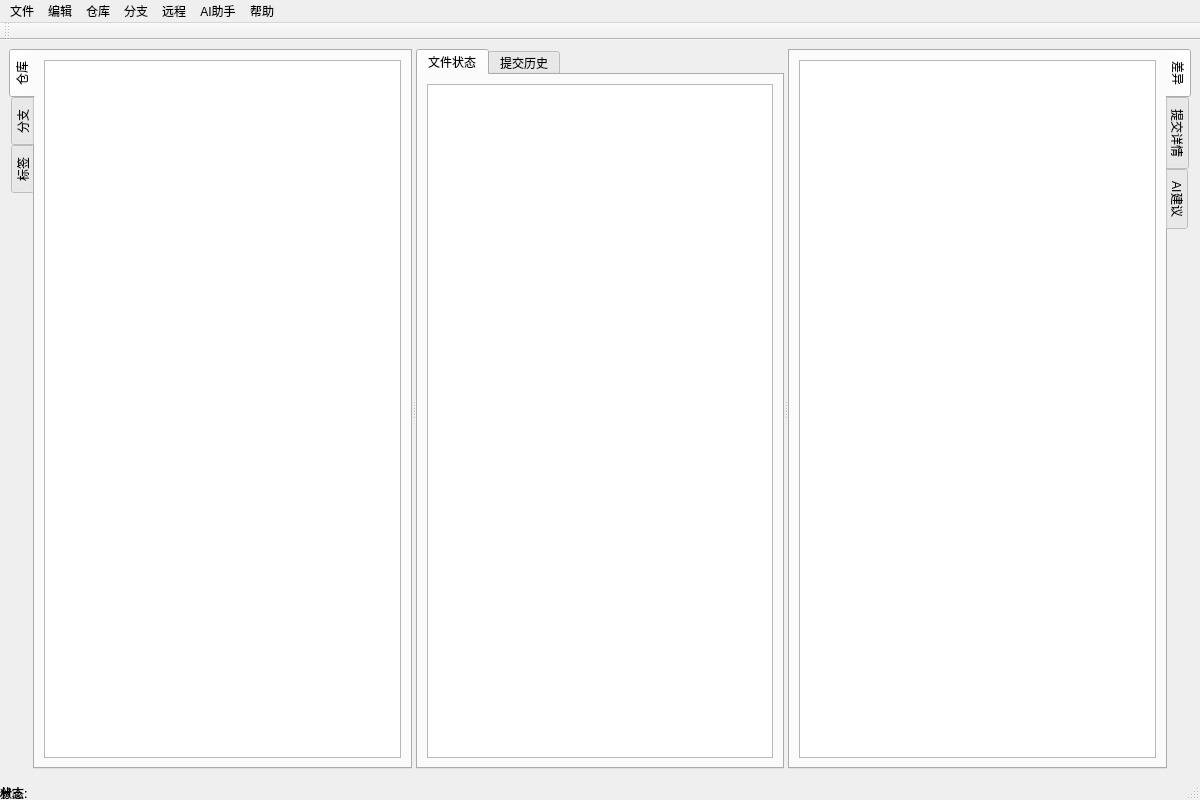
<?xml version="1.0" encoding="UTF-8"?>
<ui version="4.0">
 <class>MainWindow</class>
 <widget class="QMainWindow" name="MainWindow">
  <property name="geometry">
   <rect>
    <x>0</x>
    <y>0</y>
    <width>1200</width>
    <height>800</height>
   </rect>
  </property>
  <property name="windowTitle">
   <string>SummerCake - Git GUI</string>
  </property>
  <widget class="QWidget" name="centralwidget">
   <layout class="QVBoxLayout" name="verticalLayout">
    <item>
     <widget class="QSplitter" name="mainSplitter">
      <property name="orientation">
       <enum>Qt::Horizontal</enum>
      </property>
      <widget class="QSplitter" name="leftSplitter">
       <property name="orientation">
        <enum>Qt::Vertical</enum>
       </property>
       <widget class="QTabWidget" name="leftTabWidget">
        <property name="sizePolicy">
         <sizepolicy hsizetype="Preferred" vsizetype="Expanding">
          <horstretch>0</horstretch>
          <verstretch>0</verstretch>
         </sizepolicy>
        </property>
        <property name="tabPosition">
         <enum>QTabWidget::West</enum>
        </property>
        <widget class="QWidget" name="repoTab">
         <attribute name="title">
          <string>仓库</string>
         </attribute>
         <layout class="QVBoxLayout" name="verticalLayout_2">
          <item>
           <widget class="QTreeView" name="repoTreeView">
            <property name="sizePolicy">
             <sizepolicy hsizetype="Expanding" vsizetype="Expanding">
              <horstretch>0</horstretch>
              <verstretch>0</verstretch>
             </sizepolicy>
            </property>
           </widget>
          </item>
         </layout>
        </widget>
        <widget class="QWidget" name="branchTab">
         <attribute name="title">
          <string>分支</string>
         </attribute>
         <layout class="QVBoxLayout" name="verticalLayout_3">
          <item>
           <widget class="QListView" name="branchListView">
            <property name="sizePolicy">
             <sizepolicy hsizetype="Expanding" vsizetype="Expanding">
              <horstretch>0</horstretch>
              <verstretch>0</verstretch>
             </sizepolicy>
            </property>
           </widget>
          </item>
         </layout>
        </widget>
        <widget class="QWidget" name="tagTab">
         <attribute name="title">
          <string>标签</string>
         </attribute>
         <layout class="QVBoxLayout" name="verticalLayout_4">
          <item>
           <widget class="QListView" name="tagListView">
            <property name="sizePolicy">
             <sizepolicy hsizetype="Expanding" vsizetype="Expanding">
              <horstretch>0</horstretch>
              <verstretch>0</verstretch>
             </sizepolicy>
            </property>
           </widget>
          </item>
         </layout>
        </widget>
       </widget>
      </widget>
      <widget class="QSplitter" name="centerSplitter">
       <property name="orientation">
        <enum>Qt::Vertical</enum>
       </property>
       <widget class="QTabWidget" name="centerTabWidget">
        <property name="sizePolicy">
         <sizepolicy hsizetype="Expanding" vsizetype="Expanding">
          <horstretch>0</horstretch>
          <verstretch>0</verstretch>
         </sizepolicy>
        </property>
        <widget class="QWidget" name="statusTab">
         <attribute name="title">
          <string>文件状态</string>
         </attribute>
         <layout class="QVBoxLayout" name="verticalLayout_5">
          <item>
           <widget class="QTableView" name="fileStatusView">
            <property name="sizePolicy">
             <sizepolicy hsizetype="Expanding" vsizetype="Expanding">
              <horstretch>0</horstretch>
              <verstretch>0</verstretch>
             </sizepolicy>
            </property>
           </widget>
          </item>
         </layout>
        </widget>
        <widget class="QWidget" name="historyTab">
         <attribute name="title">
          <string>提交历史</string>
         </attribute>
         <layout class="QVBoxLayout" name="verticalLayout_6">
          <item>
           <widget class="QTableView" name="commitHistoryView">
            <property name="sizePolicy">
             <sizepolicy hsizetype="Expanding" vsizetype="Expanding">
              <horstretch>0</horstretch>
              <verstretch>0</verstretch>
             </sizepolicy>
            </property>
           </widget>
          </item>
         </layout>
        </widget>
       </widget>
      </widget>
      <widget class="QSplitter" name="rightSplitter">
       <property name="orientation">
        <enum>Qt::Vertical</enum>
       </property>
       <widget class="QTabWidget" name="rightTabWidget">
        <property name="sizePolicy">
         <sizepolicy hsizetype="Preferred" vsizetype="Expanding">
          <horstretch>0</horstretch>
          <verstretch>0</verstretch>
         </sizepolicy>
        </property>
        <property name="tabPosition">
         <enum>QTabWidget::East</enum>
        </property>
        <widget class="QWidget" name="diffTab">
         <attribute name="title">
          <string>差异</string>
         </attribute>
         <layout class="QVBoxLayout" name="verticalLayout_7">
          <item>
           <widget class="QTextEdit" name="diffView">
            <property name="sizePolicy">
             <sizepolicy hsizetype="Expanding" vsizetype="Expanding">
              <horstretch>0</horstretch>
              <verstretch>0</verstretch>
             </sizepolicy>
            </property>
            <property name="readOnly">
             <bool>true</bool>
            </property>
           </widget>
          </item>
         </layout>
        </widget>
        <widget class="QWidget" name="commitDetailTab">
         <attribute name="title">
          <string>提交详情</string>
         </attribute>
         <layout class="QVBoxLayout" name="verticalLayout_8">
          <item>
           <widget class="QTextEdit" name="commitDetailView">
            <property name="sizePolicy">
             <sizepolicy hsizetype="Expanding" vsizetype="Expanding">
              <horstretch>0</horstretch>
              <verstretch>0</verstretch>
             </sizepolicy>
            </property>
            <property name="readOnly">
             <bool>true</bool>
            </property>
           </widget>
          </item>
         </layout>
        </widget>
        <widget class="QWidget" name="aiTab">
         <attribute name="title">
          <string>AI建议</string>
         </attribute>
         <layout class="QVBoxLayout" name="verticalLayout_9">
          <item>
           <widget class="QTextEdit" name="aiSuggestionView">
            <property name="sizePolicy">
             <sizepolicy hsizetype="Expanding" vsizetype="Expanding">
              <horstretch>0</horstretch>
              <verstretch>0</verstretch>
             </sizepolicy>
            </property>
            <property name="readOnly">
             <bool>true</bool>
            </property>
           </widget>
          </item>
         </layout>
        </widget>
       </widget>
      </widget>
     </widget>
    </item>
   </layout>
  </widget>
  <widget class="QMenuBar" name="menubar">
   <property name="geometry">
    <rect>
     <x>0</x>
     <y>0</y>
     <width>1200</width>
     <height>26</height>
    </rect>
   </property>
   <widget class="QMenu" name="menuFile">
    <property name="title">
     <string>文件</string>
    </property>
   </widget>
   <widget class="QMenu" name="menuEdit">
    <property name="title">
     <string>编辑</string>
    </property>
   </widget>
   <widget class="QMenu" name="menuRepository">
    <property name="title">
     <string>仓库</string>
    </property>
   </widget>
   <widget class="QMenu" name="menuBranch">
    <property name="title">
     <string>分支</string>
    </property>
   </widget>
   <widget class="QMenu" name="menuRemote">
    <property name="title">
     <string>远程</string>
    </property>
   </widget>
   <widget class="QMenu" name="menuAI">
    <property name="title">
     <string>AI助手</string>
    </property>
   </widget>
   <widget class="QMenu" name="menuHelp">
    <property name="title">
     <string>帮助</string>
    </property>
   </widget>
   <addaction name="menuFile"/>
   <addaction name="menuEdit"/>
   <addaction name="menuRepository"/>
   <addaction name="menuBranch"/>
   <addaction name="menuRemote"/>
   <addaction name="menuAI"/>
   <addaction name="menuHelp"/>
  </widget>
  <widget class="QToolBar" name="mainToolBar">
   <property name="windowTitle">
    <string>工具栏</string>
   </property>
  </widget>
  <widget class="QStatusBar" name="statusbar">
   <widget class="QLabel" name="branchLabel">
    <property name="text">
     <string>分支: </string>
    </property>
    <property name="alignment">
     <set>Qt::AlignLeading|Qt::AlignLeft|Qt::AlignVCenter</set>
    </property>
    <property name="margin">
     <number>5</number>
    </property>
   </widget>
   <widget class="QLabel" name="repoStatusLabel">
    <property name="text">
     <string>状态: </string>
    </property>
    <property name="alignment">
     <set>Qt::AlignLeading|Qt::AlignLeft|Qt::AlignVCenter</set>
    </property>
    <property name="margin">
     <number>5</number>
    </property>
   </widget>
   <widget class="QLabel" name="aiStatusLabel">
    <property name="text">
     <string>AI: </string>
    </property>
    <property name="alignment">
     <set>Qt::AlignLeading|Qt::AlignLeft|Qt::AlignVCenter</set>
    </property>
    <property name="margin">
     <number>5</number>
    </property>
   </widget>
  </widget>
 </widget>
 <resources/>
 <connections/>
</ui>
